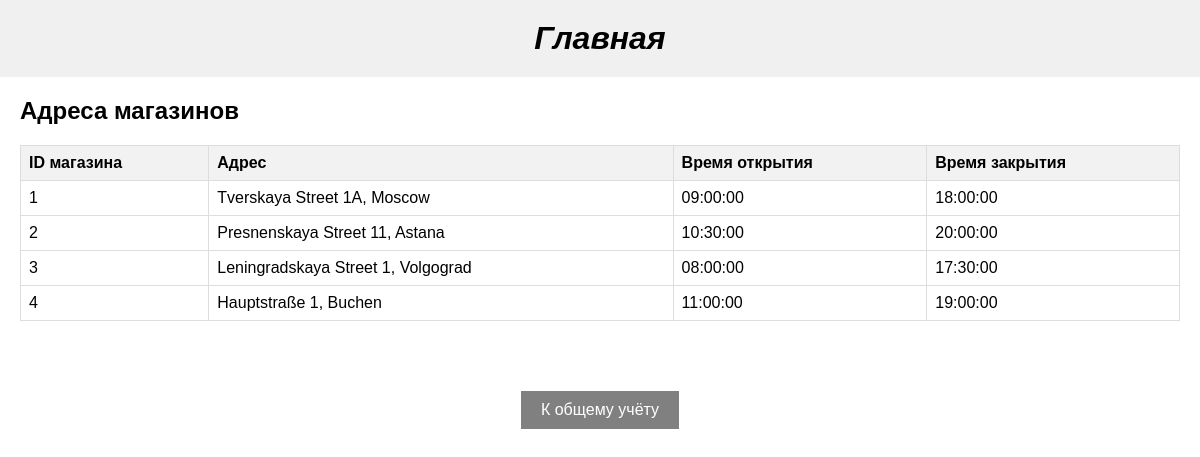
The page /server/index.php on the database as committed earlier.
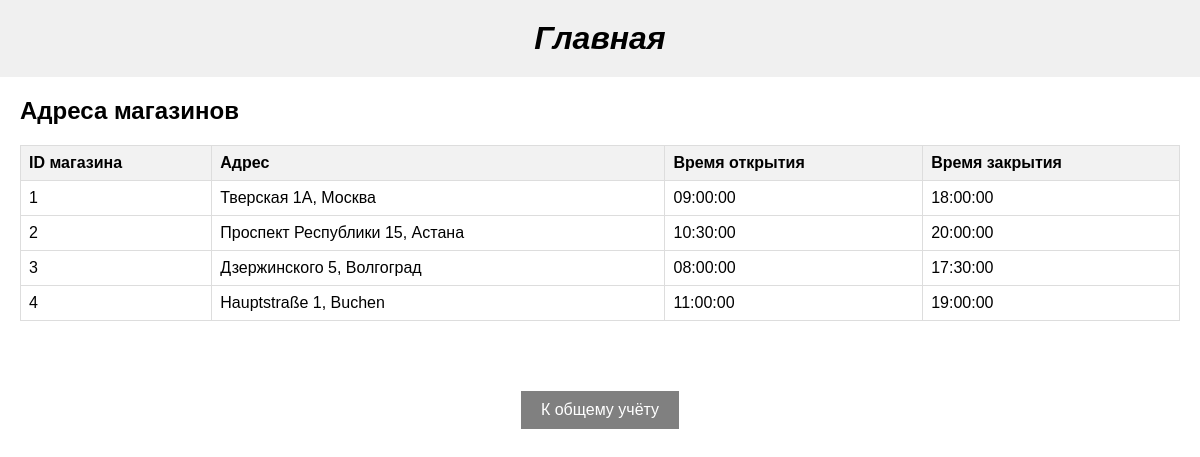
The same page on the database as committed later.
### tables this page shows
CREATE TABLE store (
  store_id int NOT NULL AUTO_INCREMENT,
  open_time time DEFAULT NULL,
  close_time time DEFAULT NULL,
  address_id int NOT NULL,
  PRIMARY KEY (store_id),
  FOREIGN KEY (address_id) REFERENCES address (address_id)
);

### server/index.php (the view, shortened to what this page needs)
<!DOCTYPE html>
<html lang="en">
<head>
    <link rel="stylesheet" href="/style.css" type="text/css" />
</head>
<body>
    <header>
        <h1>Главная</h1>
    </header>
    <div class="table-container">
        <h2>Адреса магазинов</h2>
        <table>
            <thead>
                <tr>
                    <th>ID магазина</th>
                    <th>Адрес</th>
                    <th>Время открытия</th>
                    <th>Время закрытия</th>
                </tr>
            </thead>
            <tbody>
                <?php
                $mysqli = new mysqli("mysql", "user", "1111", "fumo_plush_store");
                $addressQuery = "
                    SELECT
                        s.store_id,
                        CONCAT(s2.street_name, ' ', a.building_number, ', ', c.city_name) AS full_address,
                        s.open_time,
                        s.close_time
                    FROM
                        store s
                    JOIN
                        address a ON a.address_id = s.address_id
                    JOIN
                        city c ON c.city_id = a.city_id
                    JOIN
                        street s2 ON s2.street_id = a.street_id
                ";
                $result = $mysqli->query($addressQuery);
                foreach ($result as $row) {
                    $itemId = $row['store_id'];
                    $itemName = $row['full_address'];
                    $itemCost = $row['open_time'];
                    $itemCount = $row['close_time'];
                    echo "<tr onclick=\"window.location='/store.php/{$itemId}'\">
                            <td>{$itemId}</td>
                            <td>{$itemName}</td>
                            <td>{$itemCost}</td>
                            <td>{$itemCount}</td>
                          </tr>";
                }
                ?>
            </tbody>
        </table>
    </div>
    <div style="text-align: center; margin-top: 50px;">
        <a href="/items.php"
            style="display: inline-block; padding: 10px 20px; background-color: grey; color: white; text-decoration: none; font-size: 16px; margin-top: 20px;">
            К общему учёту
        </a>
    </div>
</body>
</html>

### server/style.css (style rules this page uses)
html, body { font-family: 'Comic Sans MS', sans-serif; margin: 0; padding: 0; height: 100%; }
header { background-color: #f0f0f0; padding: 20px; position: relative; }
h1 { font-style: italic; margin: 0; display: flex; justify-content: center; align-items: center; }
.table-container { margin: 20px; }
table { width: 100%; border-collapse: collapse; margin-top: 20px; }
th, td { border: 1px solid #dddddd; text-align: left; padding: 8px; }
th { background-color: #f2f2f2; }

### server/index.php (style rules this page uses)
tbody tr { cursor: pointer; transition: background-color 0.3s; }

Rows that differ between the two databases and show on the page:
computed for store id 1: itemName "Tverskaya Street 1A, Moscow" → "Тверская 1A, Москва"
changed store id 2: itemName "Presnenskaya Street 11, Astana" → "Проспект Республики 15, Астана"
changed store id 3: itemName "Leningradskaya Street 1, Volgograd" → "Дзержинского 5, Волгоград"
